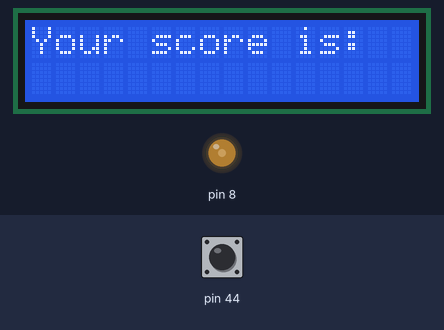
Bench run of a sketch on a simulated Arduino Mega 2560, built with avr-gcc and run on an emulated ATmega2560. Shown: 16×2 character LCD, output pins drawn as LEDs (lit = HIGH). The test bench sets the inputs (shaded band); at power-on: pin 44 HIGH.

Above: at 1.2 s.
1.3 s: pin 44 pulled LOW for 1 s
At 3.4 s:
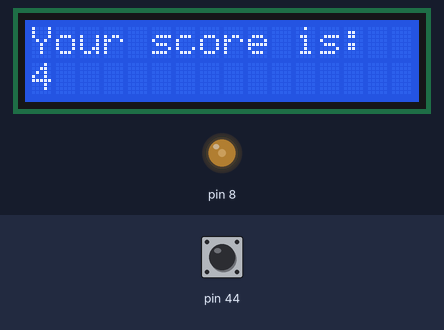
3.8 s: pin 44 pulled LOW for 0.15 s
At 4.9 s:
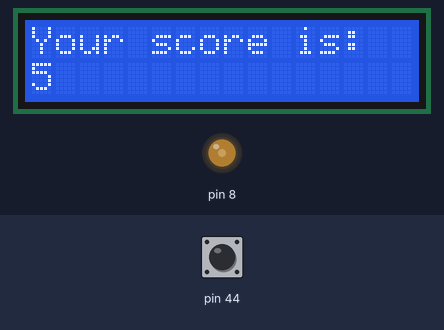
5.4 s: pin 44 pulled LOW for 0.15 s
At 6.1 s:
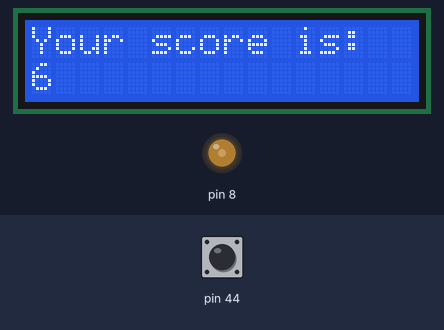
7.0 s: pin 44 pulled LOW for 1 s
At 9.0 s:
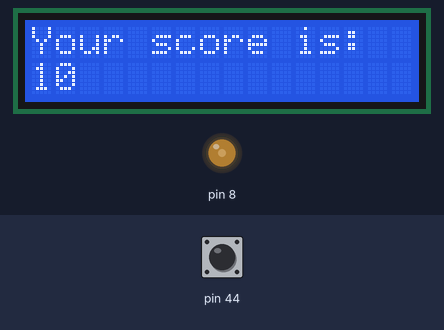
Timing chart, 0 to 10.5 s (numbered marks = the images above; inputs shaded):
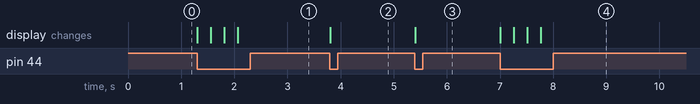

The sketch:

LCD_Clicker_Game.ino
```cpp
//To build this circut, connect a 16x2 LCD's rs, rw, enable, d0, d1, d2, d3, d4, d5, d6 and d7 pins to 22, 24, 26, 28, 30, 32, 34, 36, 38, 40, 42
// Also, connect the contrast pin to 8 PWM!
// Also, connect a button to pin 44 and ground.
// Now you have your own clicker game!
#include <LiquidCrystal.h>
LiquidCrystal lcd = LiquidCrystal(22, 24, 26, 28, 30, 32, 34, 36, 38, 40, 42);
int score = 0;
void setup() {
  // put your setup code here, to run once:
  Serial.begin(9600);
  pinMode(8, OUTPUT);
  pinMode(46, INPUT);
  digitalWrite(44, HIGH);
  analogWrite(8, 85);
  lcd.begin(16, 2);
  lcd.print("Your score is:");
}

void loop() {
  // put your main code here, to run repeatedly:
  if (digitalRead(44) == 0)
  {
    score++;
    lcd.clear();
    lcd.print("Your score is:");
    lcd.setCursor(0, 1);
    lcd.print(String(score));
    delay(250);
  }

}
```

Measured:
- after the input at 1.3 s, the display: first changes at once (image 1 shows a later state)
- after the input at 3.8 s, the display: changes at once (image 2)
- after the input at 5.4 s, the display: changes at once (image 3)
- after the input at 7.0 s, the display: first changes at once (image 4 shows a later state)
